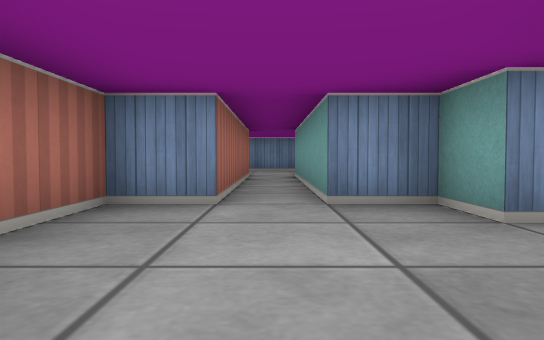
View 1 (above)

24 first-person views from a walk through a cub3D ray-caster map. The camera is about half as high as the walls, tilts 2° down and sees 70° across. The floor is counted in squares. Each view is taken from the middle of a square. On the plan, view 1 faces up. The plan holds only what a view shows up to about 9 squares ahead; the rest is blank.

View 2
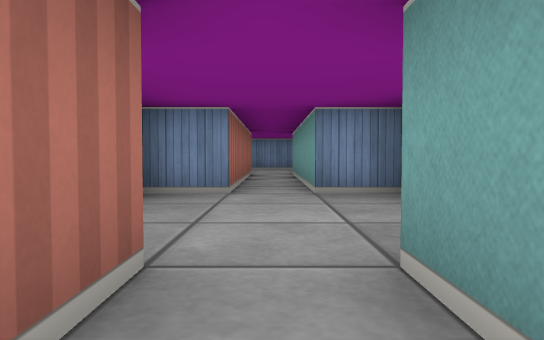

View 3
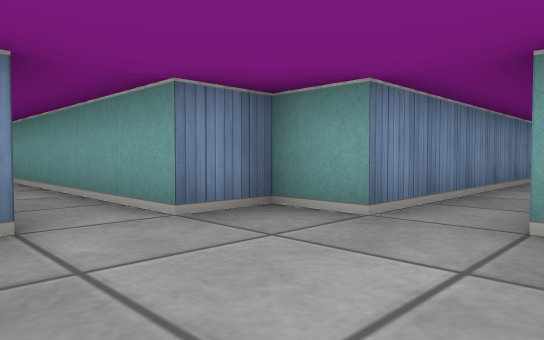

View 4
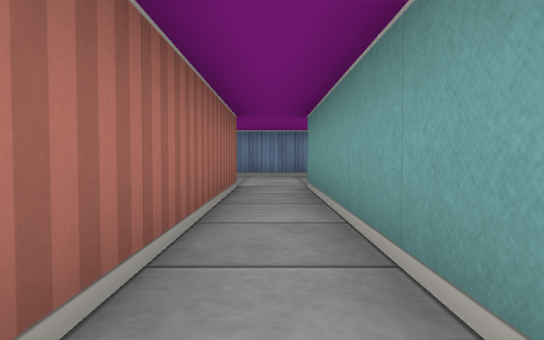

View 5
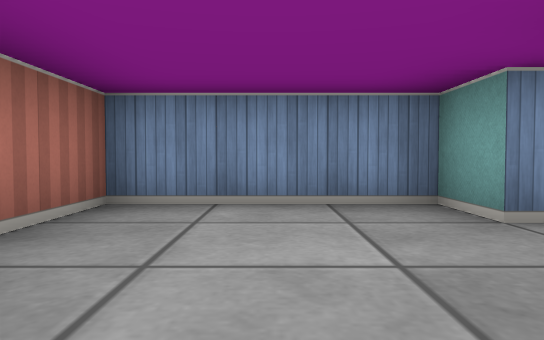

View 6
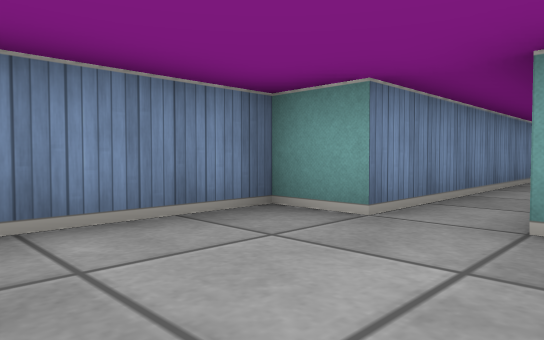

View 7
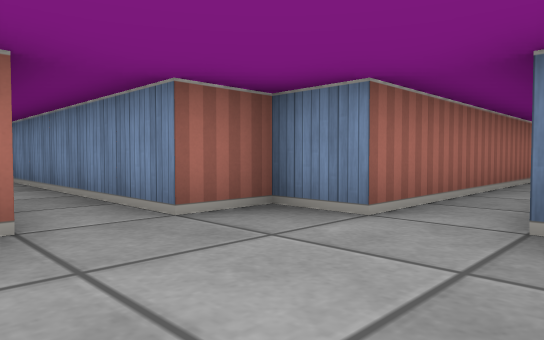

View 8
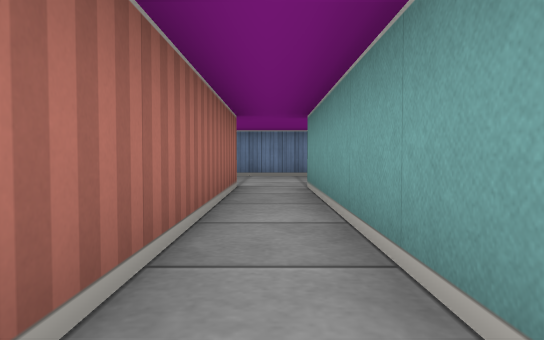

View 9
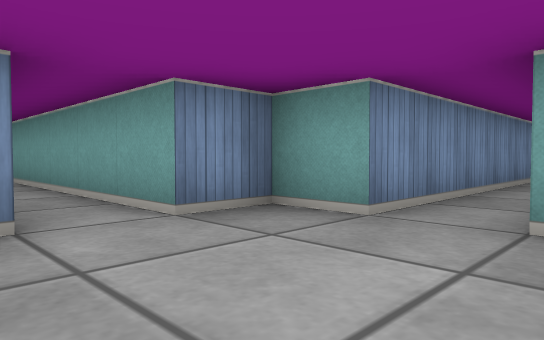

View 10
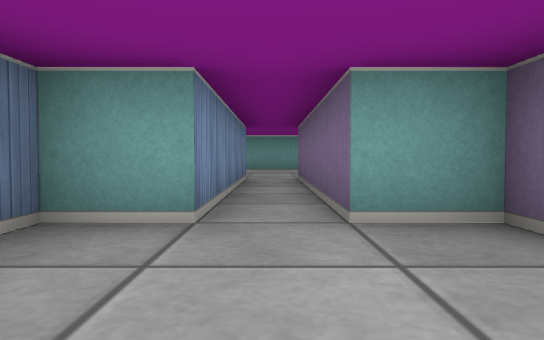

View 11
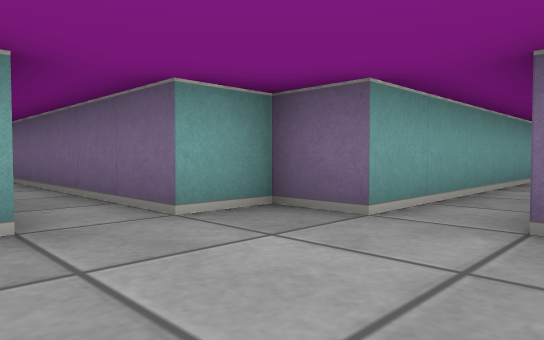

View 12
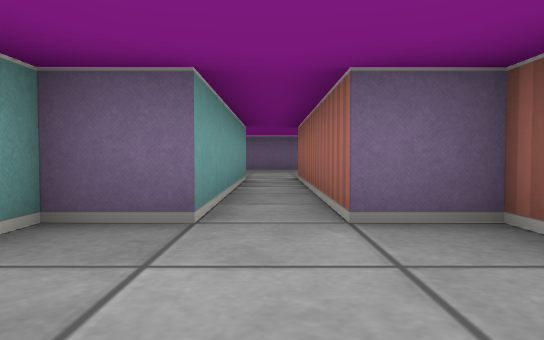

View 13
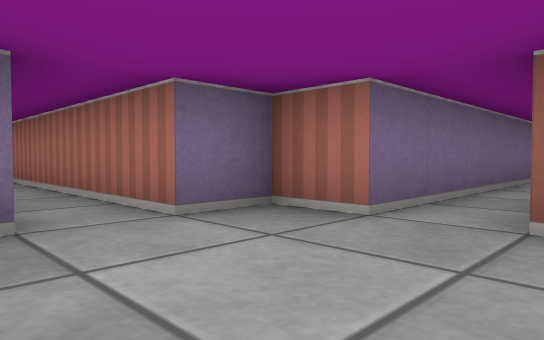

View 14
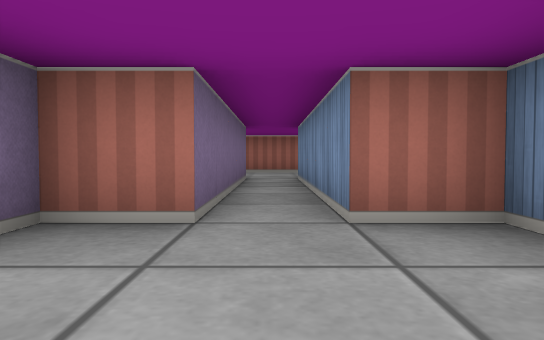

View 15
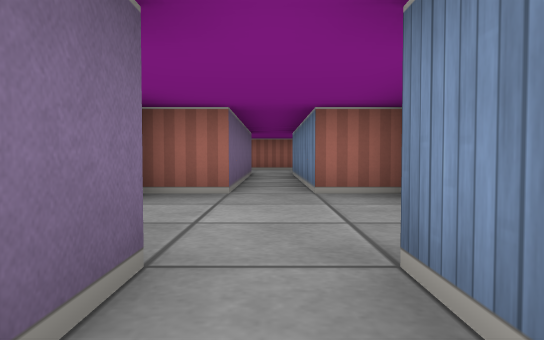

View 16
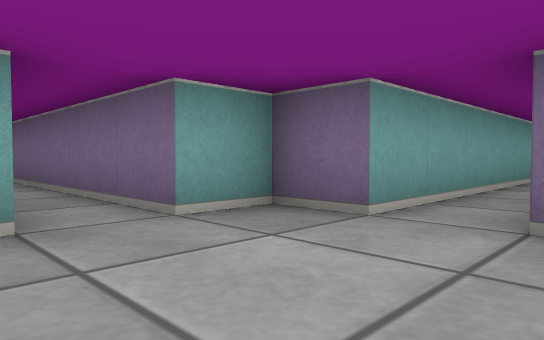

View 17
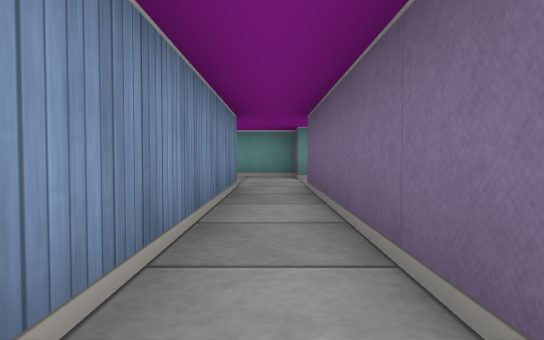

View 18
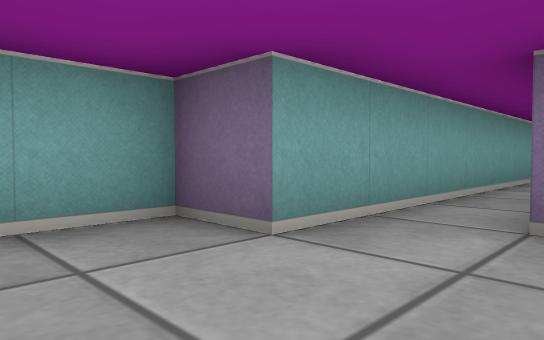

View 19
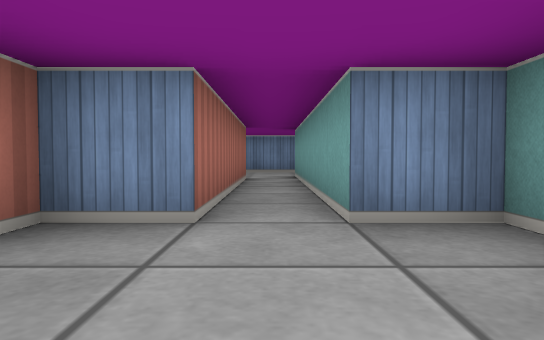

View 20
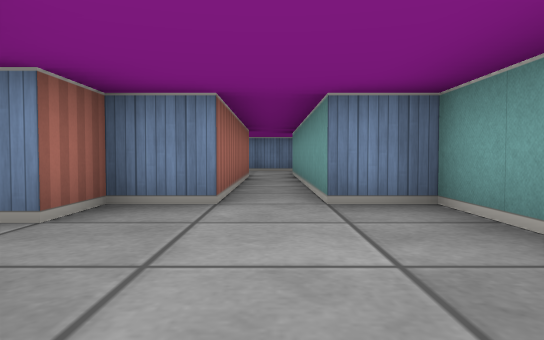

View 21
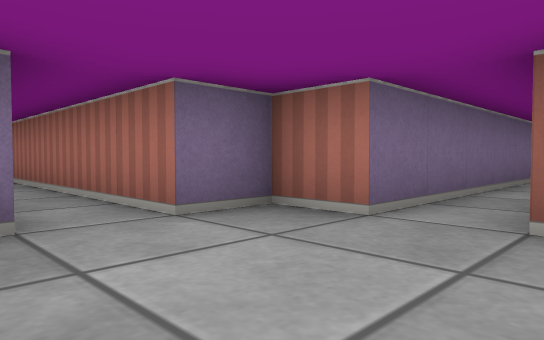

View 22
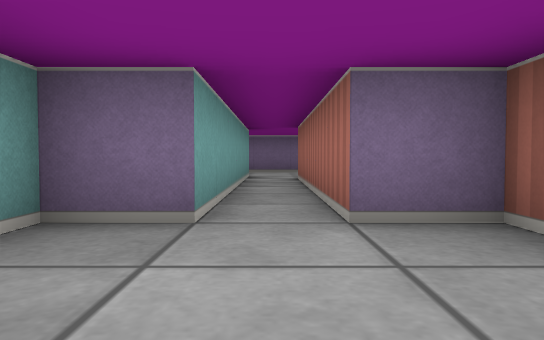

View 23
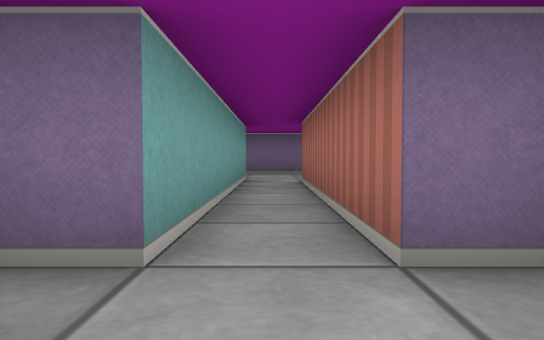

View 24
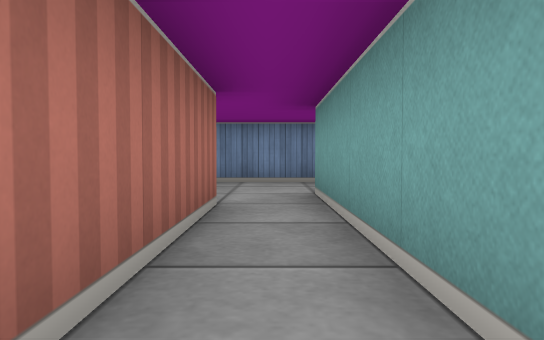

### Floor plan
Ten units are one square. View 1 is at (0, 0); x grows to the right and y downward. Boxes are objects, and circles mark ways between rooms. Rooms are numbered by the first view taken in them; rooms with no view inside come last. Other rooms are left out.
<svg viewBox="-20 -120 200 171">
<path fill="none" stroke="#000" d="M-5 -5 -5 4M5 4 5 -5M15 -25 15 -35 5 -35M-5 -35 -15 -35 -15 -21M-5 -85 -5 -35M15 -105 15 -115 -15 -115 -15 -101M5 -35 5 -85M75 -35 65 -35 65 -25 15 -25M95 -25 95 -35 85 -35M14 -15 65 -15 65 -5 75 -5 75 45M85 46 85 -5 95 -5 95 -15M89 -115 65 -115 65 -105 15 -105M16 -95 65 -95 65 -85 75 -85 75 -35M85 -35 85 -85 95 -85 95 -95M155 -85 155 -35M145 -105 95 -105M168 -115 150 -115M95 -95 145 -95M165 -35 165 -95 175 -95 175 -109M155 -35 145 -35 145 -25 95 -25M95 -15 145 -15 145 -5 155 -5 155 45M165 44 165 -5 175 -5 175 -35 165 -35"/>
<circle cx="0" cy="-40" r="3" fill="#2a7"/>
<circle cx="20" cy="-20" r="3" fill="#2a7"/>
<circle cx="20" cy="-100" r="3" fill="#2a7"/>
<circle cx="80" cy="-40" r="3" fill="#2a7"/>
<circle cx="100" cy="-20" r="3" fill="#2a7"/>
<circle cx="100" cy="-100" r="3" fill="#2a7"/>
<circle cx="160" cy="-30" r="3" fill="#2a7"/>
<text x="0" y="-10">1</text>
<text x="0" y="-90">2</text>
<text x="70" y="-10">3</text>
<text x="70" y="-90">4</text>
<text x="150" y="-90">5</text>
<text x="150" y="-10">6</text>
</svg>
Room 1 opens to room 2. Room 1 opens to room 3. Room 2 opens to room 4. Room 3 opens to room 4. Room 3 opens to room 6. Room 4 opens to room 5. Room 5 opens to room 6.

Where each view was taken, in squares from view 1:
view 1: 0 up, 0 right, facing up
view 2: 1 down, 0 right, facing up
view 3: 1 up, 1 left, facing up-right
view 4: 3 up, 0 right, facing up
view 5: 8 up, 0 right, facing up
view 6: 9 up, 1 left, facing up-right
view 7: 1 up, 9 right, facing up-left
view 8: 3 up, 8 right, facing up
view 9: 1 up, 7 right, facing up-right
view 10: 2 up, 7 right, facing right
view 11: 3 up, 7 right, facing down-right
view 12: 3 up, 8 right, facing down
view 13: 3 up, 9 right, facing down-left
view 14: 10 up, 9 right, facing left
view 15: 10 up, 11 right, facing left
view 16: 11 up, 7 right, facing down-right
view 17: 10 up, 9 right, facing right
view 18: 11 up, 15 right, facing down-right
view 19: 1 up, 16 right, facing up
view 20: 0 up, 16 right, facing up
view 21: 3 up, 17 right, facing down-left
view 22: 3 up, 16 right, facing down
view 23: 2 up, 16 right, facing down
view 24: 5 up, 16 right, facing up
